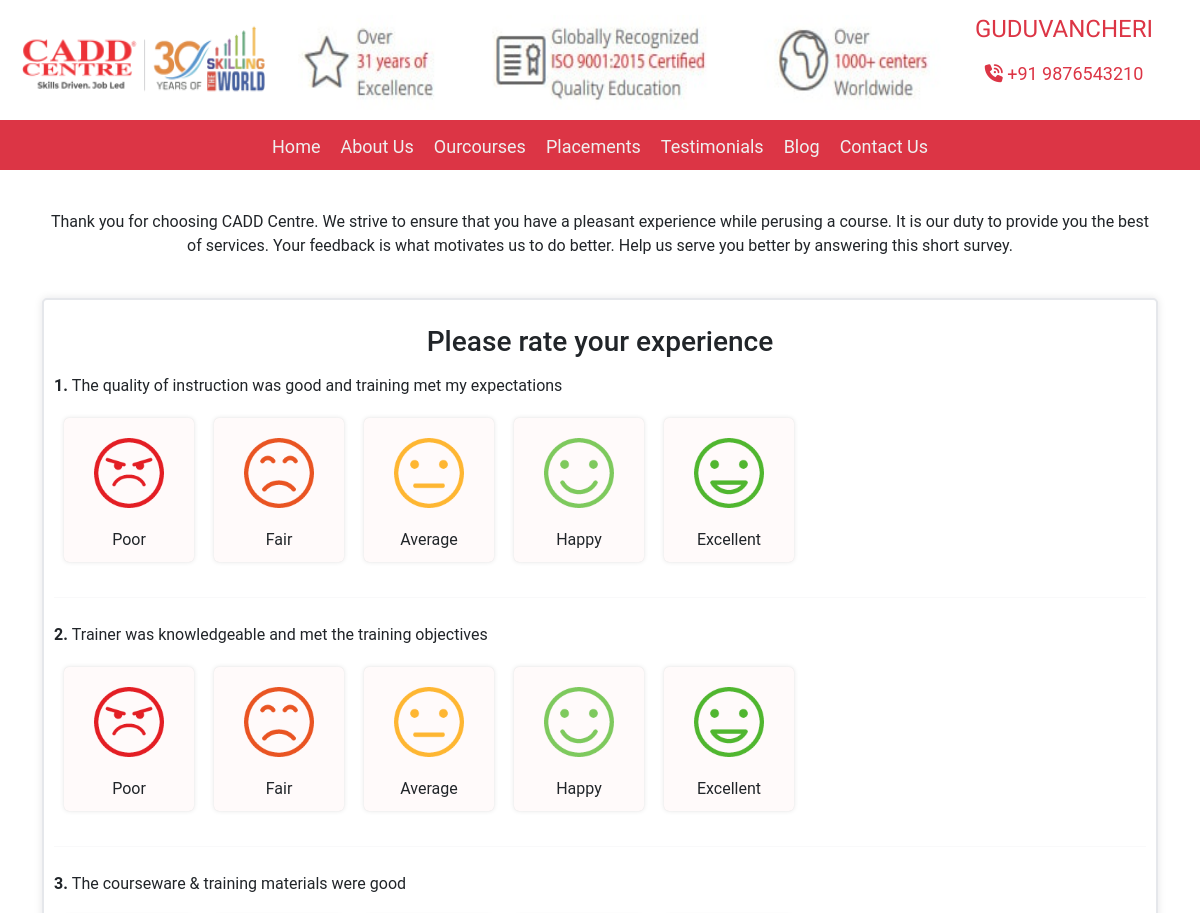
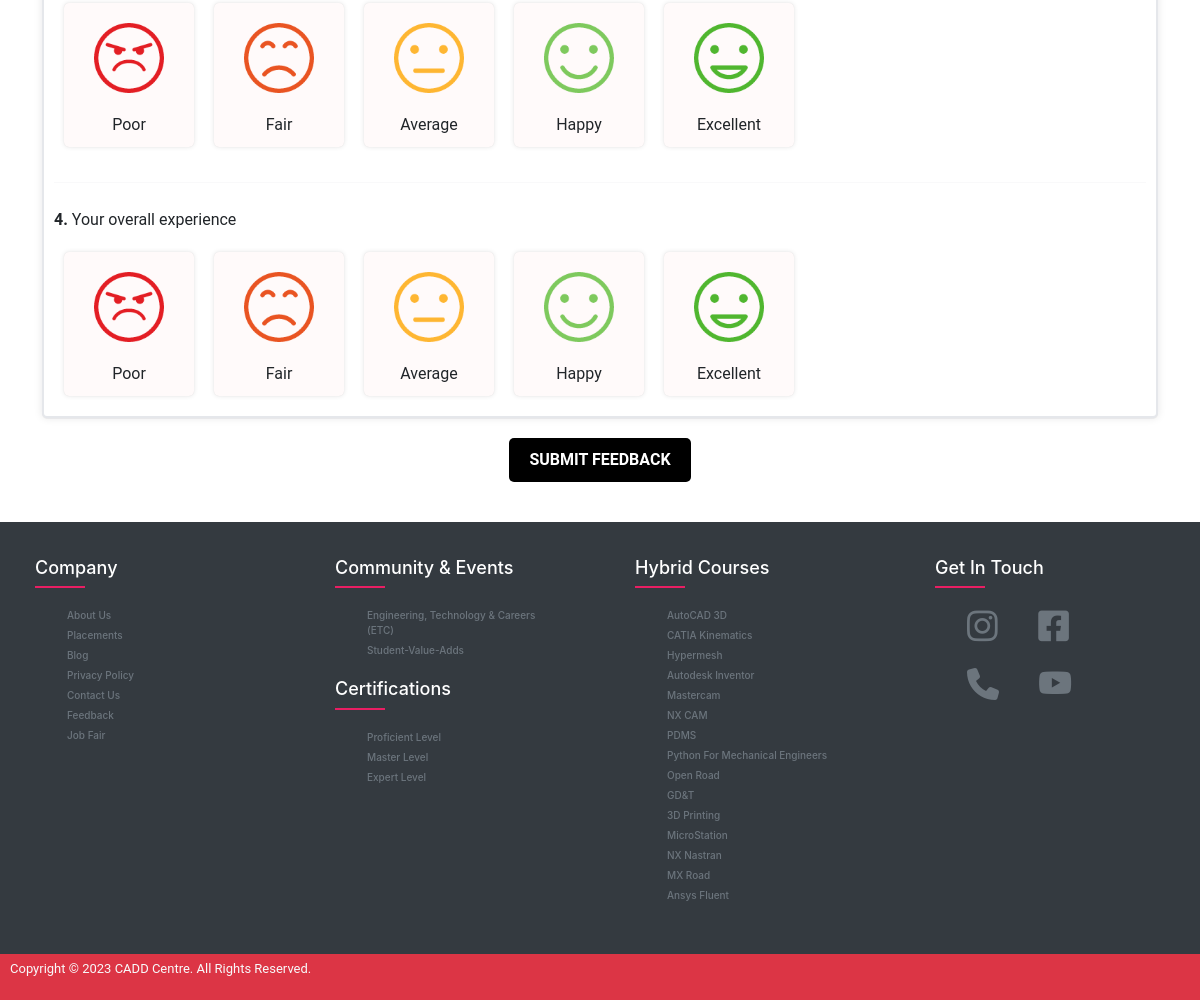
The page /feedback/ on the database its author committed (2 pictures, top to bottom).
### caddWebsiteMain/models.py (models this page shows, shortened)
class CaddBasicDetails(models.Model):
  address = models.TextField()
  email = models.CharField(max_length=300)
  youtube = models.CharField(max_length=300)
  facebook = models.CharField(max_length=300)
  twitter = models.CharField(max_length=300)
  instagram = models.CharField(max_length=300)
  linkedin = models.CharField(max_length=300)
  phoneNumber = models.CharField(max_length=100)

class Core(models.Model):
  courseGroupId = models.ForeignKey(CourseGroup, on_delete=models.SET_NULL, null=True)
  coreName = models.CharField(max_length = 100)
  coreImage = models.ImageField(upload_to='caddWebsiteMain/courseImages/', blank=True, null=True)
  coreSlug = models.SlugField(max_length=255, unique=True, blank=True, null=True)

class Module(models.Model):
  courseGroupId = models.ForeignKey(CourseGroup, on_delete=models.SET_NULL, null=True)
  moduleName = models.CharField(max_length = 100)
  moduleImage = models.ImageField(upload_to='caddWebsiteMain/courseImages/', blank=True, null=True)
  cores = models.ManyToManyField(Core, related_name='contains', blank=True)
  moduleSlug = models.SlugField(max_length=255, blank=True, null=True, unique=True)

### caddWebsiteMain/views.py (the view, shortened to what this page needs)
# urls.py: path('feedback/', views.feedbackView, name='feedback'),
def feedbackView(request):
    if request.method == 'GET':
        template_name = 'feedback.html'
        if 'context' in request.session:
            context = request.session['context']
            del request.session['context']
        else:
            context = {}
        return render(request, template_name, context)

### caddWebsiteMain/templates/feedback.html (shortened to what this page needs)
{% extends 'caddWebsite/base.html' %}
{% load static %}
{% block linkcss %}
    <link rel="stylesheet" href="{% static 'caddWebsiteMain/feedback/feedback.css' %}">
    <link rel="stylesheet" href="https://cdnjs.cloudflare.com/ajax/libs/font-awesome/6.4.0/css/all.min.css" />
{% endblock %}
{% block navbar %}
{% include 'navbar.html' %}
{% endblock %}
{% block content %}
    <div class="cadd-feedback-comment">
        <p>Thank you for choosing CADD Centre. We strive to ensure that you have a pleasant experience while perusing a course. It is our duty to provide you the best of services. Your feedback is what motivates us to do better. Help us serve you better by answering this short survey.</p>
    </div>
    <form method='post' action="">{% csrf_token %}
    <div class="cadd-feedback-main">
        <div class="container">
            <div class="cadd-feedback-content">
                <div class="cadd-feedback-exp">
                    <h3>Please rate your experience</h3>
                </div>
                <div class="feed-1" id="feed-1">
                    <p class="cadd-feedback-query"><b>1. </b>The quality of instruction was good and training met my expectations</p>
                    <div class="cadd-feedback-flex">
                        <div class="box">
                            <label for="quality-of-instruction-1">
                                <img src="/media/caddWebsiteMain/feedback/poor.png" alt="poor">
                                <p class="emote">Poor</p>
                            </label>
                        </div>
                        <div class="box">
                            <label for="quality-of-instruction-2">
                                <img src="/media/caddWebsiteMain/feedback/fair.png" alt="poor">
                                <p class="emote">Fair</p>
                            </label>
                        </div>
                        <div class="box">
                            <label for="quality-of-instruction-3">
                            <img src="/media/caddWebsiteMain/feedback/average.png" alt="poor">
                            <p class="emote">Average</p>
                            </label>
                        </div>
                        <div class="box">
                            <label for="quality-of-instruction-4">
                                <img src="/media/caddWebsiteMain/feedback/happy.png" alt="poor">
                                <p class="emote">Happy</p>
                            </label>
                        </div>
                        <div class="box">
                            <label for="quality-of-instruction-5">
                                <img src="/media/caddWebsiteMain/feedback/excellent.png" alt="poor">
                                <p class="emote">Excellent</p>
                            </label>
                        </div>
                    </div>
                    <hr>
                </div>
                <div class="feed-2">
                    <p class="cadd-feedback-query"><b>2. </b>Trainer was knowledgeable and met the training objectives</p>
                                        <div class="cadd-feedback-flex">
                        <div class="box">
                            <label for="quality-of-trainer-1">
                                <img src="/media/caddWebsiteMain/feedback/poor.png" alt="poor">
                                <p class="emote">Poor</p>
                            </label>
                        </div>
                        <div class="box">
                            <label for="quality-of-trainer-2">
                                <img src="/media/caddWebsiteMain/feedback/fair.png" alt="poor">
                                <p class="emote">Fair</p>
                            </label>
                        </div>
                        <div class="box">
                            <label for="quality-of-trainer-3">
                            <img src="/media/caddWebsiteMain/feedback/average.png" alt="poor">
                            <p class="emote">Average</p>
                            </label>
                        </div>
                        <div class="box">
                            <label for="quality-of-trainer-4">
                                <img src="/media/caddWebsiteMain/feedback/happy.png" alt="poor">
                                <p class="emote">Happy</p>
                            </label>
                        </div>
                        <div class="box">
                            <label for="quality-of-trainer-5">
                                <img src="/media/caddWebsiteMain/feedback/excellent.png" alt="poor">
                                <p class="emote">Excellent</p>
                            </label>
                        </div>
                    </div>
                    <hr>
                </div>
                <div class="feed-3">
                    <p class="cadd-feedback-query"><b>3. </b>The courseware & training materials were good</p>
                                        <div class="cadd-feedback-flex">
                        <div class="box">
                            <label for="quality-of-trainingMaterials-1">
                                <img src="/media/caddWebsiteMain/feedback/poor.png" alt="poor">
                                <p class="emote">Poor</p>
                            </label>
                        </div>
                        <div class="box">
                            <label for="quality-of-trainingMaterials-2">
                                <img src="/media/caddWebsiteMain/feedback/fair.png" alt="poor">
                                <p class="emote">Fair</p>
                            </label>
                        </div>
                        <div class="box">
                            <label for="quality-of-trainingMaterials-3">
                            <img src="/media/caddWebsiteMain/feedback/average.png" alt="poor">
                            <p class="emote">Average</p>
                            </label>
                        </div>
                        <div class="box">
                            <label for="quality-of-trainingMaterials-4">
                                <img src="/media/caddWebsiteMain/feedback/happy.png" alt="poor">
                                <p class="emote">Happy</p>
                            </label>
                        </div>
                        <div class="box">
                            <label for="quality-of-trainingMaterials-5">
                                <img src="/media/caddWebsiteMain/feedback/excellent.png" alt="poor">
                                <p class="emote">Excellent</p>
                            </label>
                        </div>
                    </div>
                    <hr>
                </div>
                <div class="feed-4">
                    <p class="cadd-feedback-query"><b>4. </b>Your overall experience</p>
                                        <div class="cadd-feedback-flex">
                        <div class="box">
                            <label for="overal-experience-1">
                                <img src="/media/caddWebsiteMain/feedback/poor.png" alt="poor">
                                <p class="emote">Poor</p>
                            </label>
                        </div>
                        <div class="box">
                            <label for="overal-experience-2">
                                <img src="/media/caddWebsiteMain/feedback/fair.png" alt="poor">
                                <p class="emote">Fair</p>
                            </label>
                        </div>
                        <div class="box">
                            <label for="overal-experience-3">
                            <img src="/media/caddWebsiteMain/feedback/average.png" alt="poor">
                            <p class="emote">Average</p>
                            </label>
                        </div>
                        <div class="box">
                            <label for="overal-experience-4">
                                <img src="/media/caddWebsiteMain/feedback/happy.png" alt="poor">
                                <p class="emote">Happy</p>
                            </label>
                        </div>
                        <div class="box">
                            <label for="overal-experience-5">
                                <img src="/media/caddWebsiteMain/feedback/excellent.png" alt="poor">
                                <p class="emote">Excellent</p>
                            </label>
                        </div>
                    </div>
                </div>
            </div>
            <button>SUBMIT FEEDBACK</button>
        </div>
    </div>
</form>
{% endblock %}
{% block footer %}
{% include 'footer.html' %}
{% endblock %}

### templates/caddWebsite/base.html (shortened to what this page needs)
{% load static %}
<!DOCTYPE html>
<html lang="en">
  <head>
    <link rel="stylesheet" href="{% static 'caddWebsiteMain/caddWebsiteBase/header/header.css' %}" />
    <link
    rel="stylesheet"
    href="https://cdnjs.cloudflare.com/ajax/libs/font-awesome/6.0.0-beta3/css/all.min.css"
  />
    <link href="https://cdn.jsdelivr.net/npm/bootstrap@5.3.0/dist/css/bootstrap.min.css" rel="stylesheet">
    <link rel="stylesheet" href="{% static 'caddWebsiteMain/caddWebsiteBase/footer/footer.css' %}">
    <link rel="stylesheet" href="https://cdnjs.cloudflare.com/ajax/libs/font-awesome/6.4.0/css/all.min.css" />
    {% block linkcss %}
    {% endblock %}
  </head>
  <body>
      <section id="cadd-header">
      <div class="top-header">
        <div class="cadd-header-logo">
          <img src="/media/caddWebsiteMain/base/cadd header logo.png" alt="cadd header logo" />
          <img src="/media/caddWebsiteMain/base/cadd-excellence.jpg" alt="cadd excellence" />
        </div>
        <div class="cadd-fonts">
          <h3>GUDUVANCHERI</h3>
          <p class="contact-no">
            <i class="fa-sharp fa-solid fa-phone-volume"></i>
            {{caddBasicDetails.phoneNumber}}</p>
        </div>
      </div>
      {% block navbar %}
      {% endblock %}
    </section>
{% block content %}
{% endblock %}
{% block footer %}
{% endblock %}
    </body>
    </html>

### caddWebsiteMain/templates/footer.html
<footer class="cadd-footer-footer">
    <div class="cadd-footer-container">
       <div class="cadd-footer-row">
            <div class="cadd-footer-footer-col">
                 <h4>Company</h4>
                 <ul>
                     <li><a href="/about">About Us</a></li>
                     <li><a href="/placement">Placements</a></li>
                     <li><a href="https://caddcentre.com/blog/">Blog</a></li>
                     <li><a href="/privacypolicy">Privacy Policy</a></li>
                     <li><a href="/contactUs">Contact Us</a></li>
                     <li><a href="/feedback">Feedback</a></li>
                     <li><a href="/jobfair">Job Fair</a></li>
                 </ul>
            </div>
            <div class="cadd-footer-footer-col">
                 <h4>Community & Events</h4>
                 <ul>
                     <li><a href="/etc">Engineering, Technology & Careers (ETC)</a></li>
                     <li><a href="/student-value-adds">Student-Value-Adds</a></li>
                 </ul>
                 <h4 style="margin-top: 20px;">Certifications</h4>
                 <ul>
                    {% for obj in certificateCourses.core_set.all %}
                     <li><a href="/course/{{certificateCourses.courseGroupSlug}}/{{obj.coreSlug}}">{{obj.coreName}}</a></li>
                    {% endfor %}
                 </ul>
            </div>
            <div class="cadd-footer-footer-col">
                 <h4>Hybrid Courses</h4>
                 <ul>
                    {% for obj in hybridCourses.module_set.all %}
                     <li><a href="/course/{{hybridCourses.courseGroupSlug}}/{{obj.moduleSlug}}">{{obj.moduleName}}</a></li>
                     {% endfor %}
                 </ul>
             </div>
             <div class="cadd-footer-footer-col cadd-footer-contact">
                 <h4>Get in touch</h4>
                 <ul class="cadd-footer-grid">
                     <li><a href="{{caddBasicDetails.instagram}}" target="_blank"><i class="fa-brands fa-instagram"></i></a></li>
                     <li><a href="{{caddBasicDetails.facebook}}" target="_blank"><i class="fa-brands fa-square-facebook"></i></a></li>
                     <li><a href="tel:{{caddBasicDetails.phoneNumber}}"><i class="fa-solid fa-phone"></i></i></a></li>
                     <li><a href="{{caddBasicDetails.youtube}}" target="_blank"><i class="fa-brands fa-youtube"></i></a></li>
                 </ul>
             </div>
       </div>
    </div>
 </footer>
 <div class="cadd-footer-footer-last">
     <p>Copyright © 2023 <a href="https://www.cadd.net.in/">CADD Centre.</a> All Rights Reserved.</p>
 </div>

### rows shown on the page
CaddBasicDetails: phoneNumber "+91 9876543210"
Core: coreName "Proficient Level"
Core: coreName "Master Level"
Core: coreName "Expert Level"
Module: moduleName "AutoCAD 3D"
Module: moduleName "CATIA Kinematics"
Module: moduleName "Hypermesh"
Module: moduleName "Autodesk Inventor"
Module: moduleName "Mastercam"
Module: moduleName "NX CAM"
Module: moduleName "PDMS"
Module: moduleName "Python For Mechanical Engineers"
Module: moduleName "Open Road"
Module: moduleName "GD&T"
Module: moduleName "3D Printing"
Module: moduleName "MicroStation"
Module: moduleName "NX Nastran"
Module: moduleName "MX Road"
Module: moduleName "Ansys Fluent"
